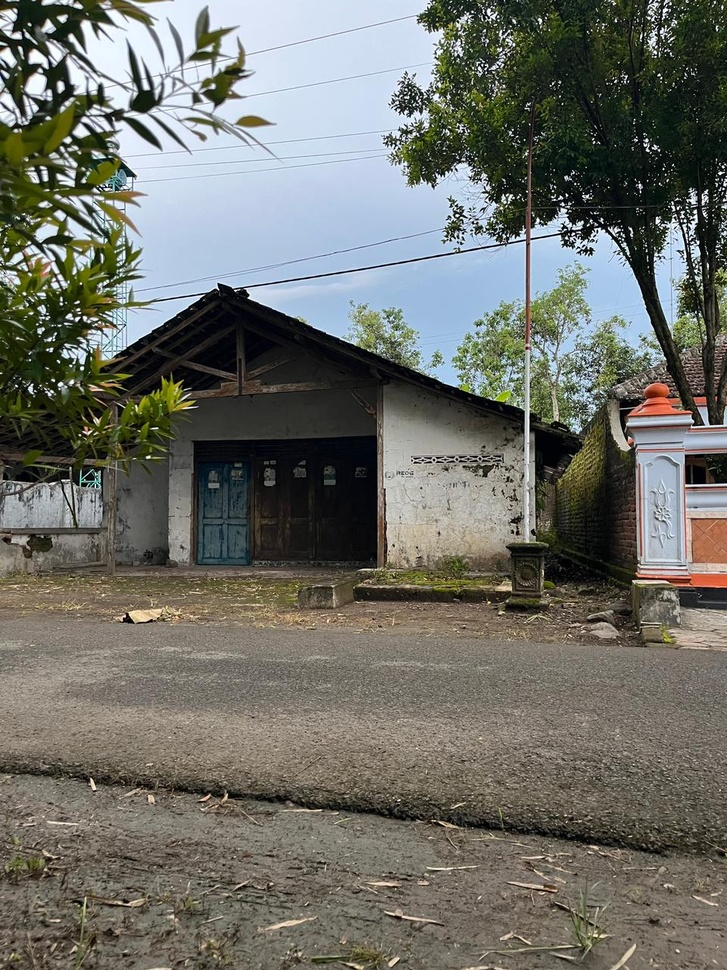
#> input picture images/gambar1.jpeg, 727 x 970 px, shrunk from 960 x 1280 before the run
$ python blob_DoG.py
#> lines starting #> are read from the running program, lines starting #| are printed output that depends on the picture; after the words box and inside, x2 and y2 are one past the last pixel; in counts of white or black regions, pixels touching at a corner belong together
import cv2
import matplotlib.pyplot as plt
import numpy as np

img = cv2.imread('./images/gambar1.jpeg')
#> img is the input picture: shape (970, 727, 3); mean B, G, R 104.3, 111.5, 110.5
img_rgb = cv2.cvtColor(img, cv2.COLOR_BGR2RGB)
gray = cv2.cvtColor(img, cv2.COLOR_BGR2GRAY)
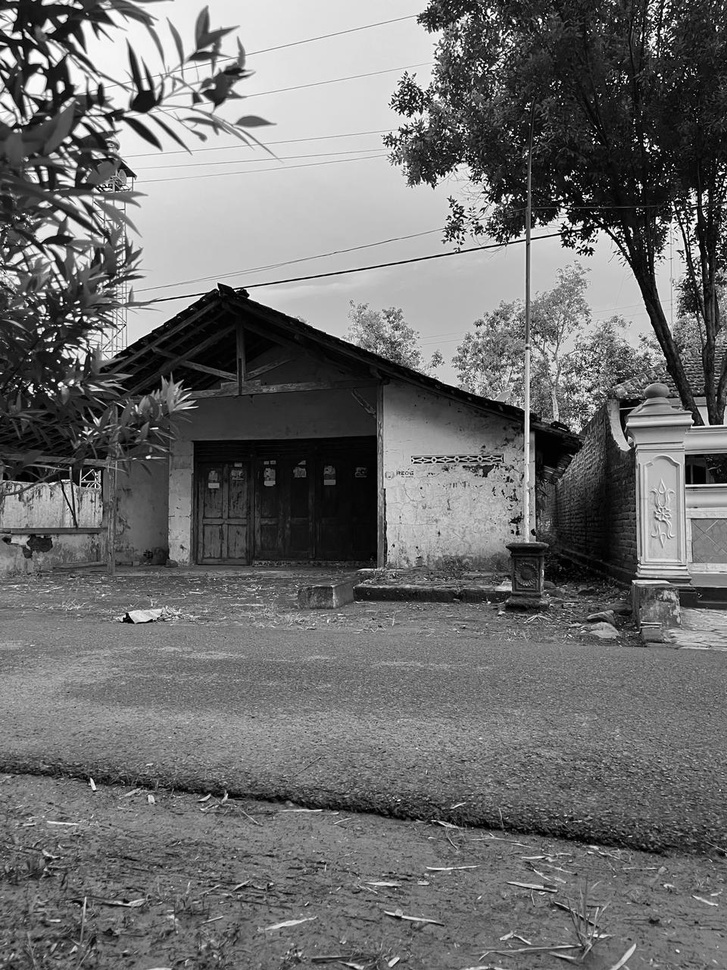
#> gray: shape (970, 727); min 0, max 255, mean 110.4

sigma = 1.6
k = 1.6
sigma_k = sigma * k

blur_sigma = cv2.GaussianBlur(gray, (0, 0), sigmaX=sigma)
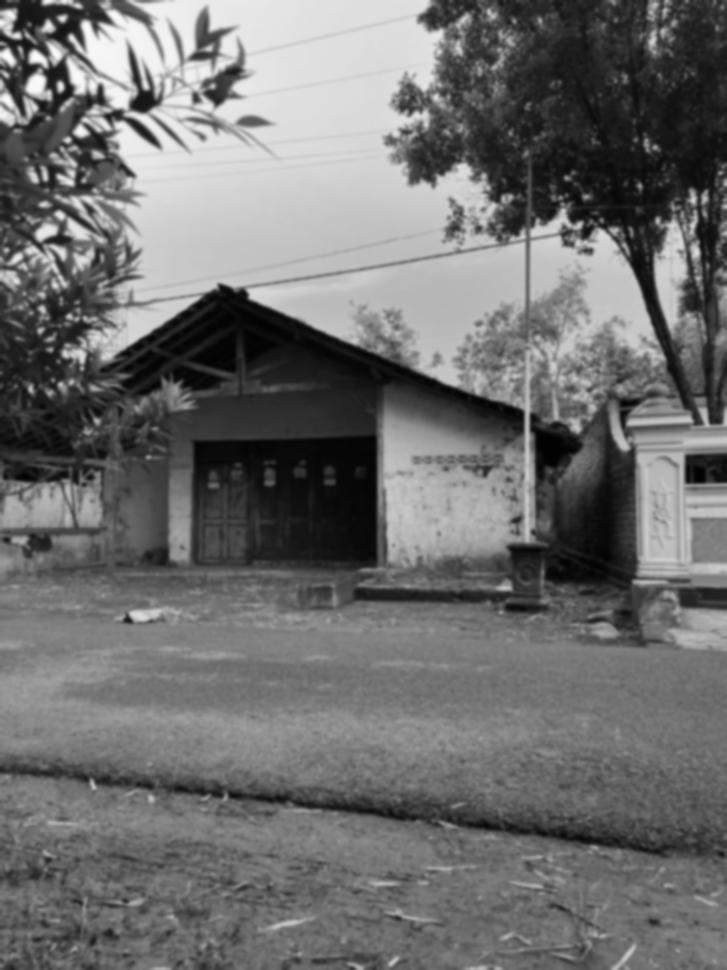
#> blur_sigma: shape (970, 727); min 2, max 251, mean 110.4
blur_sigma_k = cv2.GaussianBlur(gray, (0, 0), sigmaX=sigma_k)

dog = cv2.subtract(blur_sigma_k, blur_sigma)
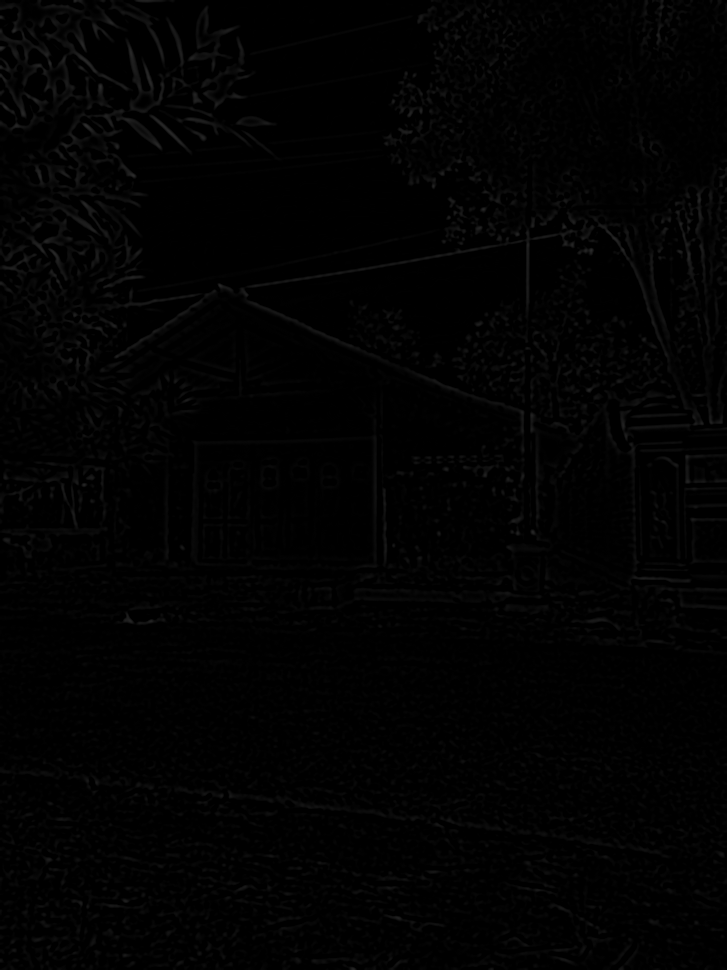
#> dog: shape (970, 727); min 0, max 45, mean 2
dog_norm = cv2.normalize(dog, None, 0, 255, cv2.NORM_MINMAX)
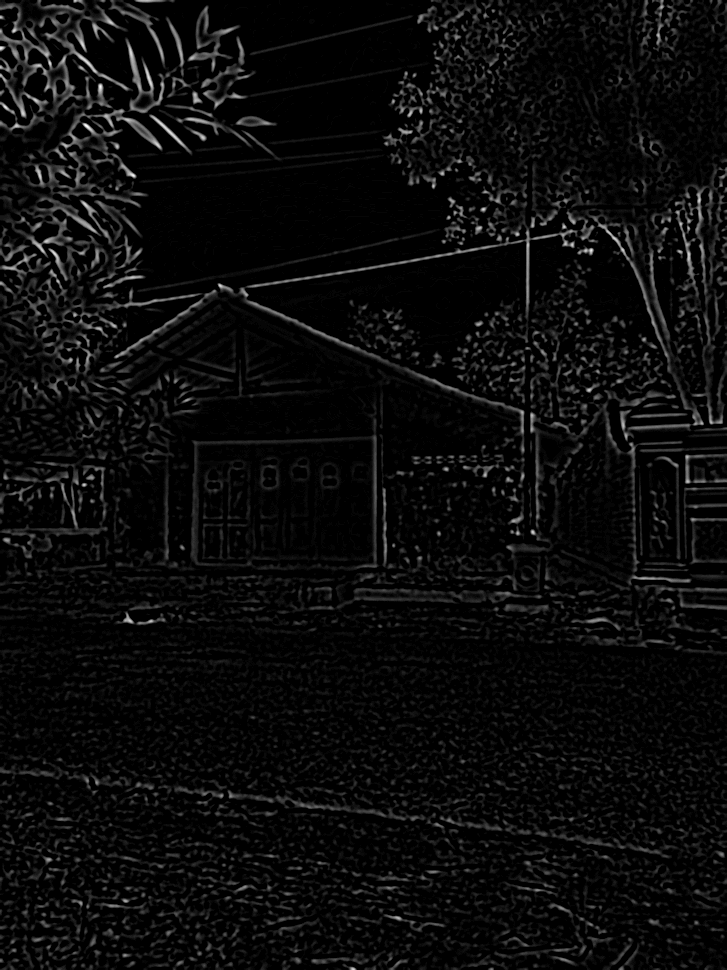
#> dog_norm: shape (970, 727); min 0, max 255, mean 11.4
dog_norm = dog_norm.astype(np.uint8)
_, dog_thresh = cv2.threshold(dog_norm, 200, 255, cv2.THRESH_BINARY)
#> dog_thresh: shape (970, 727); 0.03% white in thin lines or dots
contours, _ = cv2.findContours(
    dog_thresh,
    cv2.RETR_EXTERNAL,
    cv2.CHAIN_APPROX_SIMPLE
)
#> contours = 38 contours, all with area under 20

blob_vis = img_rgb.copy()

for cnt in contours:
    (x, y), radius = cv2.minEnclosingCircle(cnt)
    # if radius > 1:  # filter very small blobs
    center = (int(x), int(y))
    radius = int(radius)
    cv2.circle(blob_vis, center, radius, (255, 0, 0), 5)
#> this loop made 38 passes
#> (cnt, x, y, radius) on passes 3, 5, 6, 9, 10, 13, 16, 17, 20, 25: ([[532, 531], [532, 532]], 532, 531.5, 0), ([[219, 285], [220, 286], [220, 285]], 219.5, 285.5, 0), ([[688, 253], [688, 254]], 688, 253.5, 0), ([[591, 249], [590, 250], [590, 251], [591, 251]], 590.5, 250, 1), ([[41, 249], [42, 250]], 41.5, 249.5, 0), ([[613, 237], [615, 239]], 614, 238, 1), ([[84, 203], [84, 204], [85, 205], [86, 205]], 85, 204, 1), ([[699, 199], [699, 200]], 699, 199.5, 0), ([[156, 143], [156, 144], [157, 145], [158, 145]], 157, 144, 1), ([[22, 112], [22, 113], [23, 114], [23, 112]], 22.5, 113, 1)
#> (x, y, radius) on passes 1, 2, 4, 7, 8, 11: (353, 969, 0), (129, 620, 0), (589, 390, 0), (54, 253, 2), (622, 249, 0), (572, 244, 0)
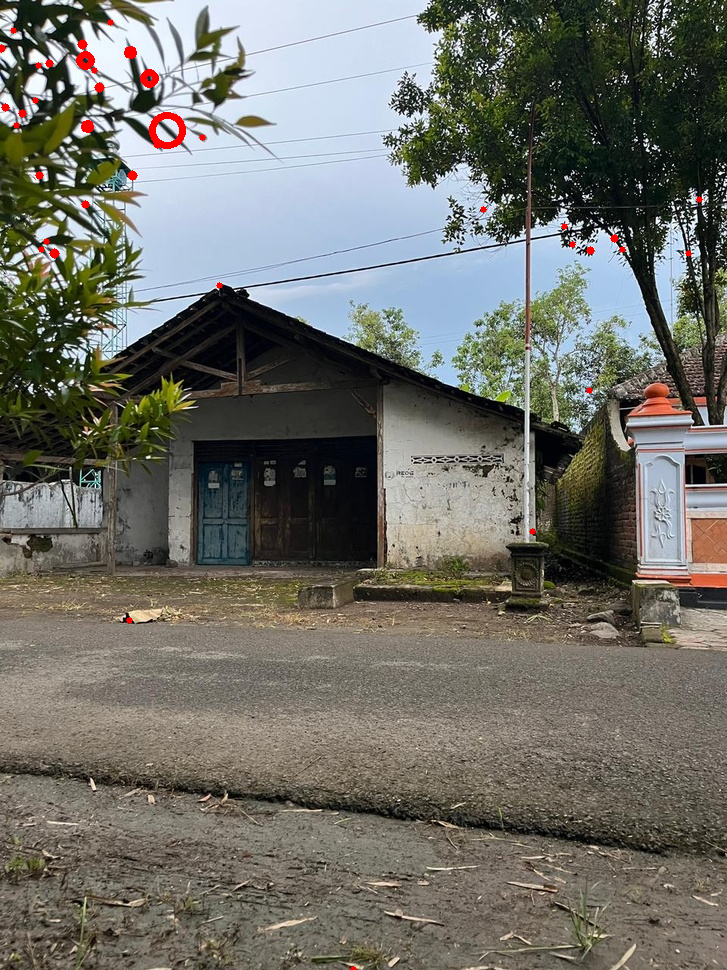
#> blob_vis: shape (970, 727, 3); mean R, G, B 111, 110.9, 103.8

plt.figure(figsize=(15, 5))

plt.subplot(2, 2, 1)
plt.imshow(dog, cmap='gray')
plt.title("Difference of Gaussian (DoG)")
plt.axis('off')

plt.subplot(2, 2, 2)
plt.imshow(dog_thresh, cmap='gray')
plt.title("Thresholded DoG (Blob Candidates)")
plt.axis('off')

plt.subplot(2, 2, (3, 4))
plt.imshow(blob_vis)
plt.title("Detected Blobs (Circles)")
plt.axis('off')

plt.tight_layout()
plt.show()

$ run again, with images/gambar2.jpeg copied over images/gambar1.jpeg
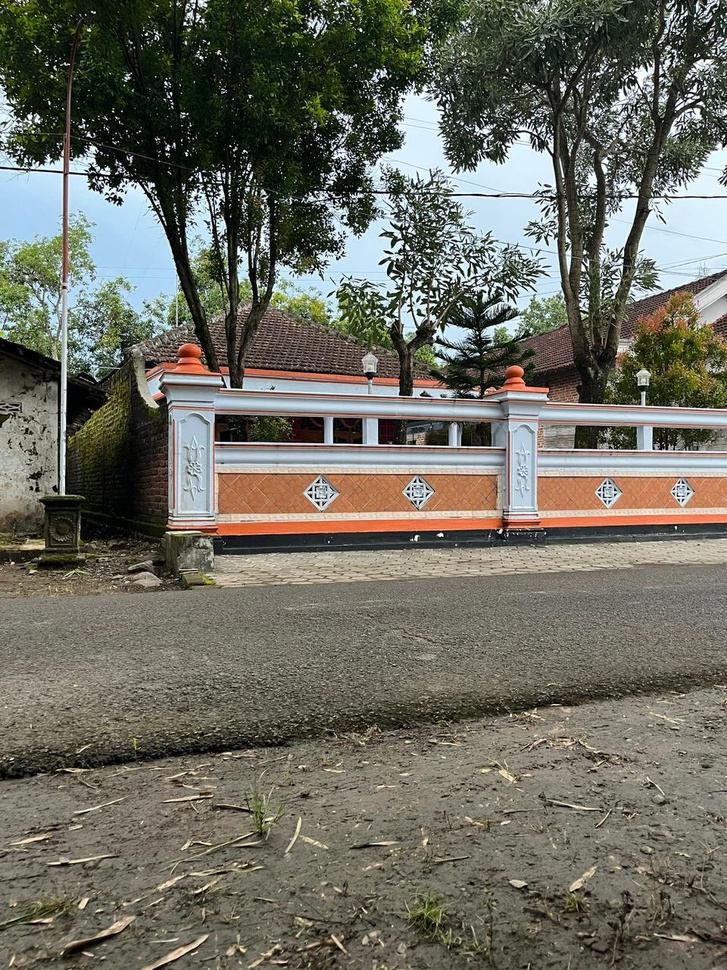
#> input picture images/gambar2.jpeg, 727 x 970 px, shrunk from 960 x 1280 before the run
#> img is the input picture: shape (970, 727, 3); mean B, G, R 97.4, 108.5, 108.7
#> `dog_norm = cv2.normalize(dog, None, 0, 255, cv2.NORM_MINMAX)`:
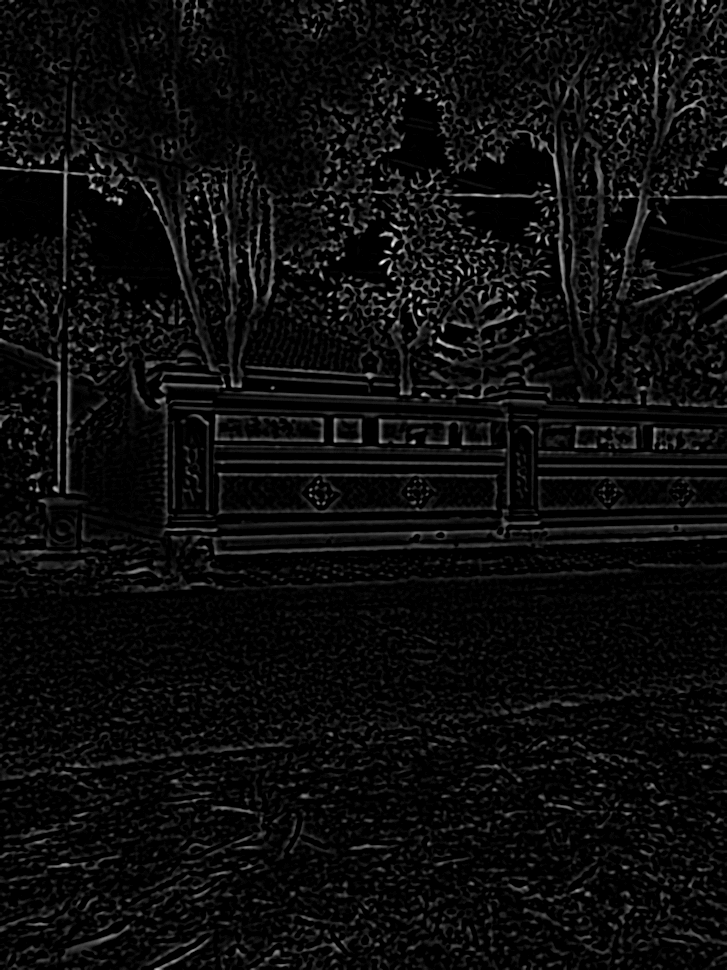
#> dog_norm: shape (970, 727); min 0, max 255, mean 12.3
#> dog_thresh: shape (970, 727); 0.01% white in thin lines or dots, all inside (x1, y1, x2, y2) = (92, 168, 552, 395)
#> contours = 15 contours, all with area under 20
#> the loop `for cnt in contours:` made 15 passes
#> (cnt, x, y, radius) on passes 2, 8, 10, 11, 12, 14: ([[438, 340], [438, 341], [439, 341]], 438.5, 340.5, 0), ([[387, 252], [388, 252]], 387.5, 252, 0), ([[538, 238], [538, 239]], 538, 238.5, 0), ([[394, 226], [395, 226]], 394.5, 226, 0), ([[119, 200], [120, 201], [120, 200]], 119.5, 200.5, 0), ([[196, 197], [196, 198]], 196, 197.5, 0)
#> after the loop `for cnt in contours:`:
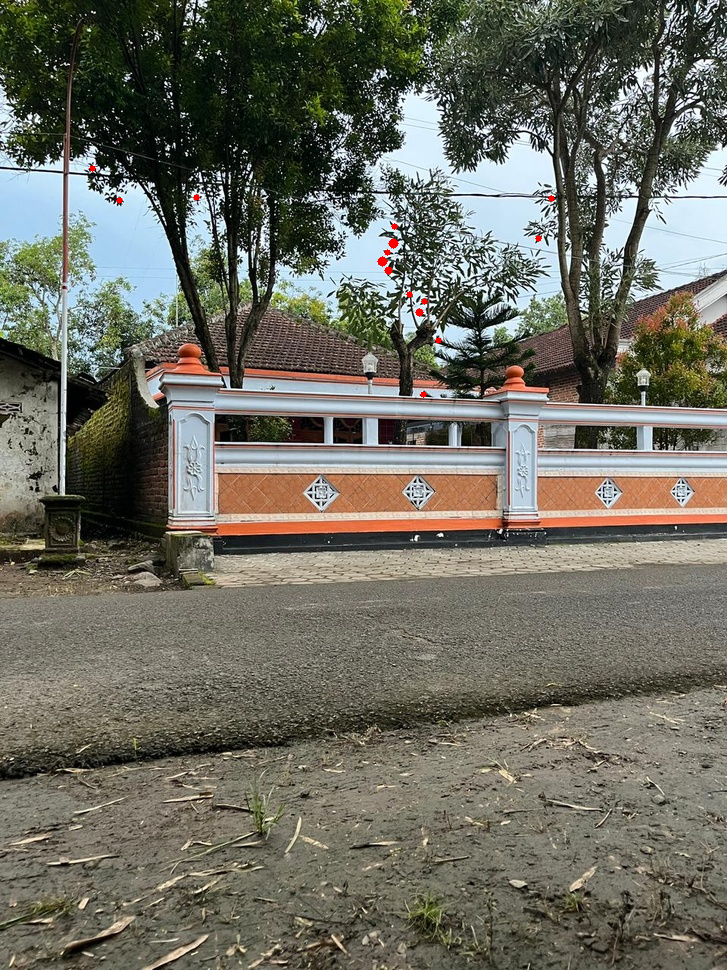
#> blob_vis: shape (970, 727, 3); mean R, G, B 108.8, 108.4, 97.3
